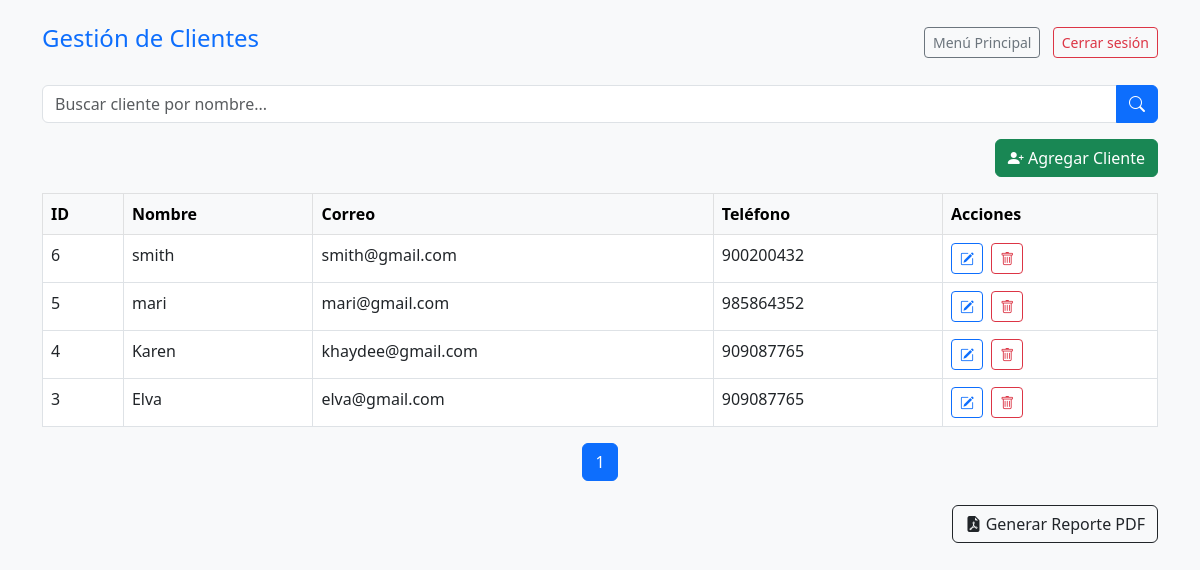
/clientes.php (signed in), run on the app's committed database.
### tables this page shows
CREATE TABLE `clientes` (
  `id` int NOT NULL,
  `nombre` varchar(100) NOT NULL,
  `correo` varchar(100) NOT NULL,
  `telefono` varchar(50) DEFAULT NULL
);

### clientes.php (the view, shortened to what this page needs)
<?php
require_once 'config.php';
$por_pagina = 5;
$pagina = isset($_GET['pagina']) ? (int)$_GET['pagina'] : 1;
$inicio = ($pagina - 1) * $por_pagina;
$buscar = isset($_GET['buscar']) ? trim($_GET['buscar']) : '';
$params = [];
$sql_busqueda = "";
$sql_total = "SELECT COUNT(*) FROM clientes $sql_busqueda";
$stmt_total = $pdo->prepare($sql_total);
$stmt_total->execute($params);
$total_registros = $stmt_total->fetchColumn();
$total_paginas = ceil($total_registros / $por_pagina);
$sql = "SELECT * FROM clientes $sql_busqueda ORDER BY id DESC LIMIT $inicio, $por_pagina";
$stmt = $pdo->prepare($sql);
$stmt->execute($params);
$clientes = $stmt->fetchAll(PDO::FETCH_ASSOC);
?>
<!DOCTYPE html>
<html lang="es">
<head>
    <link href="https://cdn.jsdelivr.net/npm/bootstrap@5.3.0/dist/css/bootstrap.min.css" rel="stylesheet">
    <link rel="stylesheet" href="https://cdn.jsdelivr.net/npm/bootstrap-icons@1.10.5/font/bootstrap-icons.css">
</head>
<body class="bg-light">
<div class="container mt-4">
    <div class="d-flex justify-content-between align-items-center mb-4">
        <h4 class="text-primary">Gestión de Clientes</h4>
        <div>
            <a href="dashboard.php" class="btn btn-outline-secondary btn-sm me-2">Menú Principal</a>
            <a href="logout.php" class="btn btn-outline-danger btn-sm">Cerrar sesión</a>
        </div>
    </div>
    <form method="GET" class="input-group mb-3">
        <input type="text" name="buscar" class="form-control" placeholder="Buscar cliente por nombre..." value="<?= htmlspecialchars($buscar) ?>">
        <button class="btn btn-primary" type="submit"><i class="bi bi-search"></i></button>
    </form>
    <div class="d-flex justify-content-end mb-3">
        <a href="agregar_cliente.php" class="btn btn-success">
            <i class="bi bi-person-plus-fill"></i> Agregar Cliente
        </a>
    </div>
    <table class="table table-bordered table-hover bg-white">
        <thead class="table-light">
            <tr>
                <th>ID</th>
                <th>Nombre</th>
                <th>Correo</th>
                <th>Teléfono</th>
                <th>Acciones</th>
            </tr>
        </thead>
        <tbody>
            <?php if ($clientes): ?>
                <?php foreach ($clientes as $c): ?>
                    <tr>
                        <td><?= $c['id'] ?></td>
                        <td><?= htmlspecialchars($c['nombre']) ?></td>
                        <td><?= htmlspecialchars($c['correo']) ?></td>
                        <td><?= htmlspecialchars($c['telefono']) ?></td>
                        <td>
                            <a href="editar_cliente.php?id=<?= $c['id'] ?>" class="btn btn-sm btn-outline-primary me-1" title="Editar">
                                <i class="bi bi-pencil-square"></i>
                            </a>
                            <a href="clientes.php?eliminar=<?= $c['id'] ?>" class="btn btn-sm btn-outline-danger me-1" title="Eliminar" onclick="return confirm('¿Eliminar este cliente?')">
                                <i class="bi bi-trash"></i>
                            </a>
                        </td>
                    </tr>
                <?php endforeach ?>
            <?php else: ?>
                <tr><td colspan="5" class="text-center">No se encontraron clientes.</td></tr>
            <?php endif ?>
        </tbody>
    </table>
    <nav>
        <ul class="pagination justify-content-center">
            <?php for ($i = 1; $i <= $total_paginas; $i++): ?>
                <li class="page-item <?= ($i == $pagina) ? 'active' : '' ?>">
                    <a class="page-link" href="?pagina=<?= $i ?>&buscar=<?= urlencode($buscar) ?>"><?= $i ?></a>
                </li>
            <?php endfor; ?>
        </ul>
    </nav>
    <div class="text-end mt-4">
        <a href="reporte_pdf.php" class="btn btn-outline-dark">
            <i class="bi bi-file-earmark-pdf-fill"></i> Generar Reporte PDF
        </a>
    </div>
</div>
</body>
</html>

### data on the page
clientes: id "6", nombre "smith", correo "smith@gmail.com", telefono "900200432"
clientes: id "5", nombre "mari", correo "mari@gmail.com", telefono "985864352"
clientes: id "4", nombre "Karen", correo "khaydee@gmail.com", telefono "909087765"
clientes: id "3", nombre "Elva", correo "elva@gmail.com", telefono "909087765"
